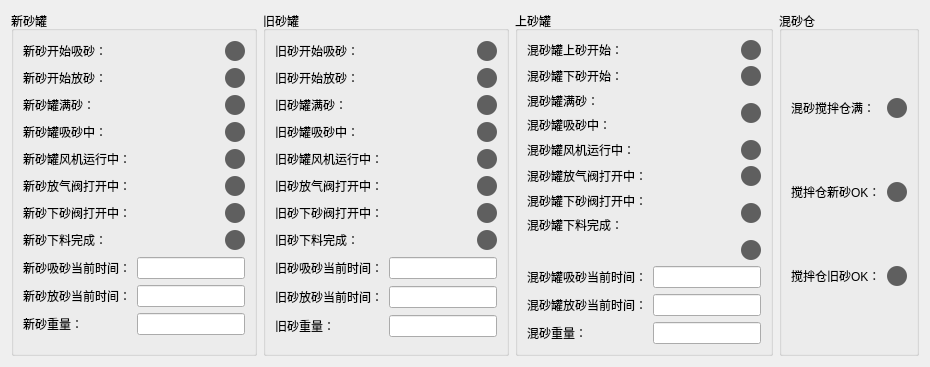
     <widget class="QWidget" name="tab_2">
      <attribute name="title">
       <string>监控数据</string>
      </attribute>
      <layout class="QVBoxLayout" name="verticalLayout_5">
       <item>
        <layout class="QHBoxLayout" name="horizontalLayout_12">
         <item>
          <widget class="QGroupBox" name="groupBox_6">
           <property name="title">
            <string>新砂罐</string>
           </property>
           <layout class="QGridLayout" name="gridLayout_6">
            <item row="0" column="0">
             <widget class="QLabel" name="label_95">
              <property name="text">
               <string>新砂开始吸砂：</string>
              </property>
             </widget>
            </item>
            <item row="0" column="1">
             <widget class="QLabel" name="label_108">
              <property name="minimumSize">
               <size>
                <width>20</width>
                <height>20</height>
               </size>
              </property>
              <property name="maximumSize">
               <size>
                <width>20</width>
                <height>20</height>
               </size>
              </property>
              <property name="styleSheet">
               <string notr="true">border-radius: 10px;
background-color: rgb(95, 95, 95);</string>
              </property>
              <property name="text">
               <string/>
              </property>
             </widget>
            </item>
            <item row="1" column="0">
             <widget class="QLabel" name="label_98">
              <property name="text">
               <string>新砂开始放砂：</string>
              </property>
             </widget>
            </item>
            <item row="1" column="1">
             <widget class="QLabel" name="label_99">
              <property name="minimumSize">
               <size>
                <width>20</width>
                <height>20</height>
               </size>
              </property>
              <property name="maximumSize">
               <size>
                <width>20</width>
                <height>20</height>
               </size>
              </property>
              <property name="styleSheet">
               <string notr="true">border-radius: 10px;
background-color: rgb(95, 95, 95);</string>
              </property>
              <property name="text">
               <string/>
              </property>
             </widget>
            </item>
            <item row="2" column="0">
             <widget class="QLabel" name="label_100">
              <property name="text">
               <string>新砂罐满砂：</string>
              </property>
             </widget>
            </item>
            <item row="2" column="1">
             <widget class="QLabel" name="label_102">
              <property name="minimumSize">
               <size>
                <width>20</width>
                <height>20</height>
               </size>
              </property>
              <property name="maximumSize">
               <size>
                <width>20</width>
                <height>20</height>
               </size>
              </property>
              <property name="styleSheet">
               <string notr="true">border-radius: 10px;
background-color: rgb(95, 95, 95);</string>
              </property>
              <property name="text">
               <string/>
              </property>
             </widget>
            </item>
            <item row="3" column="0">
             <widget class="QLabel" name="label_101">
              <property name="text">
               <string>新砂罐吸砂中：</string>
              </property>
             </widget>
            </item>
            <item row="3" column="1">
             <widget class="QLabel" name="label_114">
              <property name="minimumSize">
               <size>
                <width>20</width>
                <height>20</height>
               </size>
              </property>
              <property name="maximumSize">
               <size>
                <width>20</width>
                <height>20</height>
               </size>
              </property>
              <property name="styleSheet">
               <string notr="true">border-radius: 10px;
background-color: rgb(95, 95, 95);</string>
              </property>
              <property name="text">
               <string/>
              </property>
             </widget>
            </item>
            <item row="4" column="0">
             <widget class="QLabel" name="label_103">
              <property name="text">
               <string>新砂罐风机运行中：</string>
              </property>
             </widget>
            </item>
            <item row="4" column="1">
             <widget class="QLabel" name="label_106">
              <property name="minimumSize">
               <size>
                <width>20</width>
                <height>20</height>
               </size>
              </property>
              <property name="maximumSize">
               <size>
                <width>20</width>
                <height>20</height>
               </size>
              </property>
              <property name="styleSheet">
               <string notr="true">border-radius: 10px;
background-color: rgb(95, 95, 95);</string>
              </property>
              <property name="text">
               <string/>
              </property>
             </widget>
            </item>
            <item row="5" column="0">
             <widget class="QLabel" name="label_105">
              <property name="text">
               <string>新砂放气阀打开中：</string>
              </property>
             </widget>
            </item>
            <item row="5" column="1">
             <widget class="QLabel" name="label_104">
              <property name="minimumSize">
               <size>
                <width>20</width>
                <height>20</height>
               </size>
              </property>
              <property name="maximumSize">
               <size>
                <width>20</width>
                <height>20</height>
               </size>
              </property>
              <property name="styleSheet">
               <string notr="true">border-radius: 10px;
background-color: rgb(95, 95, 95);</string>
              </property>
              <property name="text">
               <string/>
              </property>
             </widget>
            </item>
            <item row="6" column="0">
             <widget class="QLabel" name="label_107">
              <property name="text">
               <string>新砂下砂阀打开中：</string>
              </property>
             </widget>
            </item>
            <item row="6" column="1">
             <widget class="QLabel" name="label_110">
              <property name="minimumSize">
               <size>
                <width>20</width>
                <height>20</height>
               </size>
              </property>
              <property name="maximumSize">
               <size>
                <width>20</width>
                <height>20</height>
               </size>
              </property>
              <property name="styleSheet">
               <string notr="true">border-radius: 10px;
background-color: rgb(95, 95, 95);</string>
              </property>
              <property name="text">
               <string/>
              </property>
             </widget>
            </item>
            <item row="7" column="0">
             <widget class="QLabel" name="label_109">
              <property name="text">
               <string>新砂下料完成：</string>
              </property>
             </widget>
            </item>
            <item row="7" column="1">
             <widget class="QLabel" name="label_112">
              <property name="minimumSize">
               <size>
                <width>20</width>
                <height>20</height>
               </size>
              </property>
              <property name="maximumSize">
               <size>
                <width>20</width>
                <height>20</height>
               </size>
              </property>
              <property name="styleSheet">
               <string notr="true">border-radius: 10px;
background-color: rgb(95, 95, 95);</string>
              </property>
              <property name="text">
               <string/>
              </property>
             </widget>
            </item>
            <item row="8" column="0" colspan="2">
             <layout class="QVBoxLayout" name="verticalLayout_4">
              <item>
               <layout class="QHBoxLayout" name="horizontalLayout_3">
                <item>
                 <widget class="QLabel" name="label_111">
                  <property name="text">
                   <string>新砂吸砂当前时间：</string>
                  </property>
                 </widget>
                </item>
                <item>
                 <widget class="QLineEdit" name="lineEdit">
                  <property name="sizePolicy">
                   <sizepolicy hsizetype="Fixed" vsizetype="Fixed">
                    <horstretch>0</horstretch>
                    <verstretch>0</verstretch>
                   </sizepolicy>
                  </property>
                 </widget>
                </item>
               </layout>
              </item>
              <item>
               <layout class="QHBoxLayout" name="horizontalLayout_4">
                <item>
                 <widget class="QLabel" name="label_113">
                  <property name="text">
                   <string>新砂放砂当前时间：</string>
                  </property>
                 </widget>
                </item>
                <item>
                 <widget class="QLineEdit" name="lineEdit_2"/>
                </item>
               </layout>
              </item>
              <item>
               <layout class="QHBoxLayout" name="horizontalLayout_5">
                <item>
                 <widget class="QLabel" name="label_115">
                  <property name="text">
                   <string>新砂重量：</string>
                  </property>
                 </widget>
                </item>
                <item>
                 <spacer name="horizontalSpacer_2">
                  <property name="orientation">
                   <enum>Qt::Horizontal</enum>
                  </property>
                  <property name="sizeHint" stdset="0">
                   <size>
                    <width>40</width>
                    <height>20</height>
                   </size>
                  </property>
                 </spacer>
                </item>
                <item>
                 <widget class="QLineEdit" name="lineEdit_3"/>
                </item>
               </layout>
              </item>
             </layout>
            </item>
           </layout>
          </widget>
         </item>
         <item>
          <widget class="QGroupBox" name="groupBox_7">
           <property name="title">
            <string>旧砂罐</string>
           </property>
           <layout class="QGridLayout" name="gridLayout_7">
            <item row="0" column="0">
             <widget class="QLabel" name="label_117">
              <property name="text">
               <string>旧砂开始吸砂：</string>
              </property>
             </widget>
            </item>
            <item row="0" column="1">
             <widget class="QLabel" name="label_122">
              <property name="minimumSize">
               <size>
                <width>20</width>
                <height>20</height>
               </size>
              </property>
              <property name="maximumSize">
               <size>
                <width>20</width>
                <height>20</height>
               </size>
              </property>
              <property name="styleSheet">
               <string notr="true">border-radius: 10px;
background-color: rgb(95, 95, 95);</string>
              </property>
              <property name="text">
               <string/>
              </property>
             </widget>
            </item>
            <item row="1" column="0">
             <widget class="QLabel" name="label_118">
              <property name="text">
               <string>旧砂开始放砂：</string>
              </property>
             </widget>
            </item>
            <item row="1" column="1">
             <widget class="QLabel" name="label_116">
              <property name="minimumSize">
               <size>
                <width>20</width>
                <height>20</height>
               </size>
              </property>
              <property name="maximumSize">
               <size>
                <width>20</width>
                <height>20</height>
               </size>
              </property>
              <property name="styleSheet">
               <string notr="true">border-radius: 10px;
background-color: rgb(95, 95, 95);</string>
              </property>
              <property name="text">
               <string/>
              </property>
             </widget>
            </item>
            <item row="2" column="0">
             <widget class="QLabel" name="label_119">
              <property name="text">
               <string>旧砂罐满砂：</string>
              </property>
             </widget>
            </item>
            <item row="2" column="1">
             <widget class="QLabel" name="label_124">
              <property name="minimumSize">
               <size>
                <width>20</width>
                <height>20</height>
               </size>
              </property>
              <property name="maximumSize">
               <size>
                <width>20</width>
                <height>20</height>
               </size>
              </property>
              <property name="styleSheet">
               <string notr="true">border-radius: 10px;
background-color: rgb(95, 95, 95);</string>
              </property>
              <property name="text">
               <string/>
              </property>
             </widget>
            </item>
            <item row="3" column="0">
             <widget class="QLabel" name="label_120">
              <property name="text">
               <string>旧砂罐吸砂中：</string>
              </property>
             </widget>
            </item>
            <item row="3" column="1">
             <widget class="QLabel" name="label_128">
              <property name="minimumSize">
               <size>
                <width>20</width>
                <height>20</height>
               </size>
              </property>
              <property name="maximumSize">
               <size>
                <width>20</width>
                <height>20</height>
               </size>
              </property>
              <property name="styleSheet">
               <string notr="true">border-radius: 10px;
background-color: rgb(95, 95, 95);</string>
              </property>
              <property name="text">
               <string/>
              </property>
             </widget>
            </item>
            <item row="4" column="0">
             <widget class="QLabel" name="label_121">
              <property name="text">
               <string>旧砂罐风机运行中：</string>
              </property>
             </widget>
            </item>
            <item row="4" column="1">
             <widget class="QLabel" name="label_126">
              <property name="minimumSize">
               <size>
                <width>20</width>
                <height>20</height>
               </size>
              </property>
              <property name="maximumSize">
               <size>
                <width>20</width>
                <height>20</height>
               </size>
              </property>
              <property name="styleSheet">
               <string notr="true">border-radius: 10px;
background-color: rgb(95, 95, 95);</string>
              </property>
              <property name="text">
               <string/>
              </property>
             </widget>
            </item>
            <item row="5" column="0">
             <widget class="QLabel" name="label_123">
              <property name="text">
               <string>旧砂放气阀打开中：</string>
              </property>
             </widget>
            </item>
            <item row="5" column="1">
             <widget class="QLabel" name="label_130">
              <property name="minimumSize">
               <size>
                <width>20</width>
                <height>20</height>
               </size>
              </property>
              <property name="maximumSize">
               <size>
                <width>20</width>
                <height>20</height>
               </size>
              </property>
              <property name="styleSheet">
               <string notr="true">border-radius: 10px;
background-color: rgb(95, 95, 95);</string>
              </property>
              <property name="text">
               <string/>
              </property>
             </widget>
            </item>
            <item row="6" column="0">
             <widget class="QLabel" name="label_125">
              <property name="text">
               <string>旧砂下砂阀打开中：</string>
              </property>
             </widget>
            </item>
            <item row="6" column="1">
             <widget class="QLabel" name="label_132">
              <property name="minimumSize">
               <size>
                <width>20</width>
                <height>20</height>
               </size>
              </property>
              <property name="maximumSize">
               <size>
                <width>20</width>
                <height>20</height>
               </size>
              </property>
              <property name="styleSheet">
               <string notr="true">border-radius: 10px;
background-color: rgb(95, 95, 95);</string>
              </property>
              <property name="text">
               <string/>
              </property>
             </widget>
            </item>
            <item row="7" column="0">
             <widget class="QLabel" name="label_127">
              <property name="text">
               <string>旧砂下料完成：</string>
              </property>
             </widget>
            </item>
            <item row="7" column="1">
             <widget class="QLabel" name="label_134">
              <property name="minimumSize">
               <size>
                <width>20</width>
                <height>20</height>
               </size>
              </property>
              <property name="maximumSize">
               <size>
                <width>20</width>
                <height>20</height>
               </size>
              </property>
              <property name="styleSheet">
               <string notr="true">border-radius: 10px;
background-color: rgb(95, 95, 95);</string>
              </property>
              <property name="text">
               <string/>
              </property>
             </widget>
            </item>
            <item row="8" column="0" colspan="2">
             <layout class="QHBoxLayout" name="horizontalLayout_6">
              <item>
               <widget class="QLabel" name="label_129">
                <property name="text">
                 <string>旧砂吸砂当前时间：</string>
                </property>
               </widget>
              </item>
              <item>
               <widget class="QLineEdit" name="lineEdit_4"/>
              </item>
             </layout>
            </item>
            <item row="9" column="0" colspan="2">
             <layout class="QHBoxLayout" name="horizontalLayout_7">
              <item>
               <widget class="QLabel" name="label_131">
                <property name="text">
                 <string>旧砂放砂当前时间：</string>
                </property>
               </widget>
              </item>
              <item>
               <widget class="QLineEdit" name="lineEdit_5"/>
              </item>
             </layout>
            </item>
            <item row="10" column="0" colspan="2">
             <layout class="QHBoxLayout" name="horizontalLayout_8">
              <item>
               <widget class="QLabel" name="label_133">
                <property name="text">
                 <string>旧砂重量：</string>
                </property>
               </widget>
              </item>
              <item>
               <spacer name="horizontalSpacer">
                <property name="orientation">
                 <enum>Qt::Horizontal</enum>
                </property>
                <property name="sizeHint" stdset="0">
                 <size>
                  <width>40</width>
                  <height>20</height>
                 </size>
                </property>
               </spacer>
              </item>
              <item>
               <widget class="QLineEdit" name="lineEdit_10"/>
              </item>
             </layout>
            </item>
           </layout>
          </widget>
         </item>
         <item>
          <widget class="QGroupBox" name="groupBox_8">
           <property name="title">
            <string>上砂罐</string>
           </property>
           <layout class="QGridLayout" name="gridLayout_8">
            <item row="0" column="0">
             <widget class="QLabel" name="label_139">
              <property name="text">
               <string>混砂罐上砂开始：</string>
              </property>
             </widget>
            </item>
            <item row="0" column="1">
             <widget class="QLabel" name="label_135">
              <property name="minimumSize">
               <size>
                <width>20</width>
                <height>20</height>
               </size>
              </property>
              <property name="maximumSize">
               <size>
                <width>20</width>
                <height>20</height>
               </size>
              </property>
              <property name="styleSheet">
               <string notr="true">border-radius: 10px;
background-color: rgb(95, 95, 95);</string>
              </property>
              <property name="text">
               <string/>
              </property>
             </widget>
            </item>
            <item row="1" column="0">
             <widget class="QLabel" name="label_140">
              <property name="text">
               <string>混砂罐下砂开始：</string>
              </property>
             </widget>
            </item>
            <item row="1" column="1">
             <widget class="QLabel" name="label_136">
              <property name="minimumSize">
               <size>
                <width>20</width>
                <height>20</height>
               </size>
              </property>
              <property name="maximumSize">
               <size>
                <width>20</width>
                <height>20</height>
               </size>
              </property>
              <property name="styleSheet">
               <string notr="true">border-radius: 10px;
background-color: rgb(95, 95, 95);</string>
              </property>
              <property name="text">
               <string/>
              </property>
             </widget>
            </item>
            <item row="2" column="0">
             <widget class="QLabel" name="label_141">
              <property name="text">
               <string>混砂罐满砂：</string>
              </property>
             </widget>
            </item>
            <item row="2" column="1" rowspan="2">
             <widget class="QLabel" name="label_137">
              <property name="minimumSize">
               <size>
                <width>20</width>
                <height>20</height>
               </size>
              </property>
              <property name="maximumSize">
               <size>
                <width>20</width>
                <height>20</height>
               </size>
              </property>
              <property name="styleSheet">
               <string notr="true">border-radius: 10px;
background-color: rgb(95, 95, 95);</string>
              </property>
              <property name="text">
               <string/>
              </property>
             </widget>
            </item>
            <item row="3" column="0">
             <widget class="QLabel" name="label_142">
              <property name="text">
               <string>混砂罐吸砂中：</string>
              </property>
             </widget>
            </item>
            <item row="4" column="0">
             <widget class="QLabel" name="label_143">
              <property name="text">
               <string>混砂罐风机运行中：</string>
              </property>
             </widget>
            </item>
            <item row="4" column="1">
             <widget class="QLabel" name="label_138">
              <property name="minimumSize">
               <size>
                <width>20</width>
                <height>20</height>
               </size>
              </property>
              <property name="maximumSize">
               <size>
                <width>20</width>
                <height>20</height>
               </size>
              </property>
              <property name="styleSheet">
               <string notr="true">border-radius: 10px;
background-color: rgb(95, 95, 95);</string>
              </property>
              <property name="text">
               <string/>
              </property>
             </widget>
            </item>
            <item row="5" column="0">
             <widget class="QLabel" name="label_145">
              <property name="text">
               <string>混砂罐放气阀打开中：</string>
              </property>
             </widget>
            </item>
            <item row="5" column="1">
             <widget class="QLabel" name="label_144">
              <property name="minimumSize">
               <size>
                <width>20</width>
                <height>20</height>
               </size>
              </property>
              <property name="maximumSize">
               <size>
                <width>20</width>
                <height>20</height>
               </size>
              </property>
              <property name="styleSheet">
               <string notr="true">border-radius: 10px;
background-color: rgb(95, 95, 95);</string>
              </property>
              <property name="text">
               <string/>
              </property>
             </widget>
            </item>
            <item row="6" column="0">
             <widget class="QLabel" name="label_147">
              <property name="text">
               <string>混砂罐下砂阀打开中：</string>
              </property>
             </widget>
            </item>
            <item row="6" column="1" rowspan="2">
             <widget class="QLabel" name="label_148">
              <property name="minimumSize">
               <size>
                <width>20</width>
                <height>20</height>
               </size>
              </property>
              <property name="maximumSize">
               <size>
                <width>20</width>
                <height>20</height>
               </size>
              </property>
              <property name="styleSheet">
               <string notr="true">border-radius: 10px;
background-color: rgb(95, 95, 95);</string>
              </property>
              <property name="text">
               <string/>
              </property>
             </widget>
            </item>
            <item row="7" column="0">
             <widget class="QLabel" name="label_149">
              <property name="text">
               <string>混砂罐下料完成：</string>
              </property>
             </widget>
            </item>
            <item row="8" column="1">
             <widget class="QLabel" name="label_150">
              <property name="minimumSize">
               <size>
                <width>20</width>
                <height>20</height>
               </size>
              </property>
              <property name="maximumSize">
               <size>
                <width>20</width>
                <height>20</height>
               </size>
              </property>
              <property name="styleSheet">
               <string notr="true">border-radius: 10px;
background-color: rgb(95, 95, 95);</string>
              </property>
              <property name="text">
               <string/>
              </property>
             </widget>
            </item>
            <item row="9" column="0" colspan="2">
             <layout class="QHBoxLayout" name="horizontalLayout_9">
              <item>
               <widget class="QLabel" name="label_151">
                <property name="text">
                 <string>混砂罐吸砂当前时间：</string>
                </property>
               </widget>
              </item>
              <item>
               <widget class="QLineEdit" name="lineEdit_7"/>
              </item>
             </layout>
            </item>
            <item row="10" column="0" colspan="2">
             <layout class="QHBoxLayout" name="horizontalLayout_10">
              <item>
               <widget class="QLabel" name="label_153">
                <property name="text">
                 <string>混砂罐放砂当前时间：</string>
                </property>
               </widget>
              </item>
              <item>
               <widget class="QLineEdit" name="lineEdit_8"/>
              </item>
             </layout>
            </item>
            <item row="11" column="0" colspan="2">
             <layout class="QHBoxLayout" name="horizontalLayout_11">
              <item>
               <widget class="QLabel" name="label_155">
                <property name="text">
                 <string>混砂重量：</string>
                </property>
               </widget>
              </item>
              <item>
               <spacer name="horizontalSpacer_3">
                <property name="orientation">
                 <enum>Qt::Horizontal</enum>
                </property>
                <property name="sizeHint" stdset="0">
                 <size>
                  <width>40</width>
                  <height>20</height>
                 </size>
                </property>
               </spacer>
              </item>
              <item>
               <widget class="QLineEdit" name="lineEdit_9"/>
              </item>
             </layout>
            </item>
           </layout>
          </widget>
         </item>
         <item>
          <widget class="QGroupBox" name="groupBox_9">
           <property name="title">
            <string>混砂仓</string>
           </property>
           <layout class="QGridLayout" name="gridLayout_10">
            <item row="0" column="0">
             <widget class="QLabel" name="label_161">
              <property name="text">
               <string>混砂搅拌仓满：</string>
              </property>
             </widget>
            </item>
            <item row="0" column="1">
             <widget class="QLabel" name="label_146">
              <property name="minimumSize">
               <size>
                <width>20</width>
                <height>20</height>
               </size>
              </property>
              <property name="maximumSize">
               <size>
                <width>20</width>
                <height>20</height>
               </size>
              </property>
              <property name="styleSheet">
               <string notr="true">border-radius: 10px;
background-color: rgb(95, 95, 95);</string>
              </property>
              <property name="text">
               <string/>
              </property>
             </widget>
            </item>
            <item row="1" column="0">
             <widget class="QLabel" name="label_162">
              <property name="text">
               <string>搅拌仓新砂OK：</string>
              </property>
             </widget>
            </item>
            <item row="1" column="1">
             <widget class="QLabel" name="label_152">
              <property name="minimumSize">
               <size>
                <width>20</width>
                <height>20</height>
               </size>
              </property>
              <property name="maximumSize">
               <size>
                <width>20</width>
                <height>20</height>
               </size>
              </property>
              <property name="styleSheet">
               <string notr="true">border-radius: 10px;
background-color: rgb(95, 95, 95);</string>
              </property>
              <property name="text">
               <string/>
              </property>
             </widget>
            </item>
            <item row="2" column="0">
             <widget class="QLabel" name="label_163">
              <property name="text">
               <string>搅拌仓旧砂OK：</string>
              </property>
             </widget>
            </item>
            <item row="2" column="1">
             <widget class="QLabel" name="label_154">
              <property name="minimumSize">
               <size>
                <width>20</width>
                <height>20</height>
               </size>
              </property>
              <property name="maximumSize">
               <size>
                <width>20</width>
                <height>20</height>
               </size>
              </property>
              <property name="styleSheet">
               <string notr="true">border-radius: 10px;
background-color: rgb(95, 95, 95);</string>
              </property>
              <property name="text">
               <string/>
              </property>
             </widget>
            </item>
           </layout>
          </widget>
         </item>
        </layout>
       </item>
      </layout>
     </widget>
